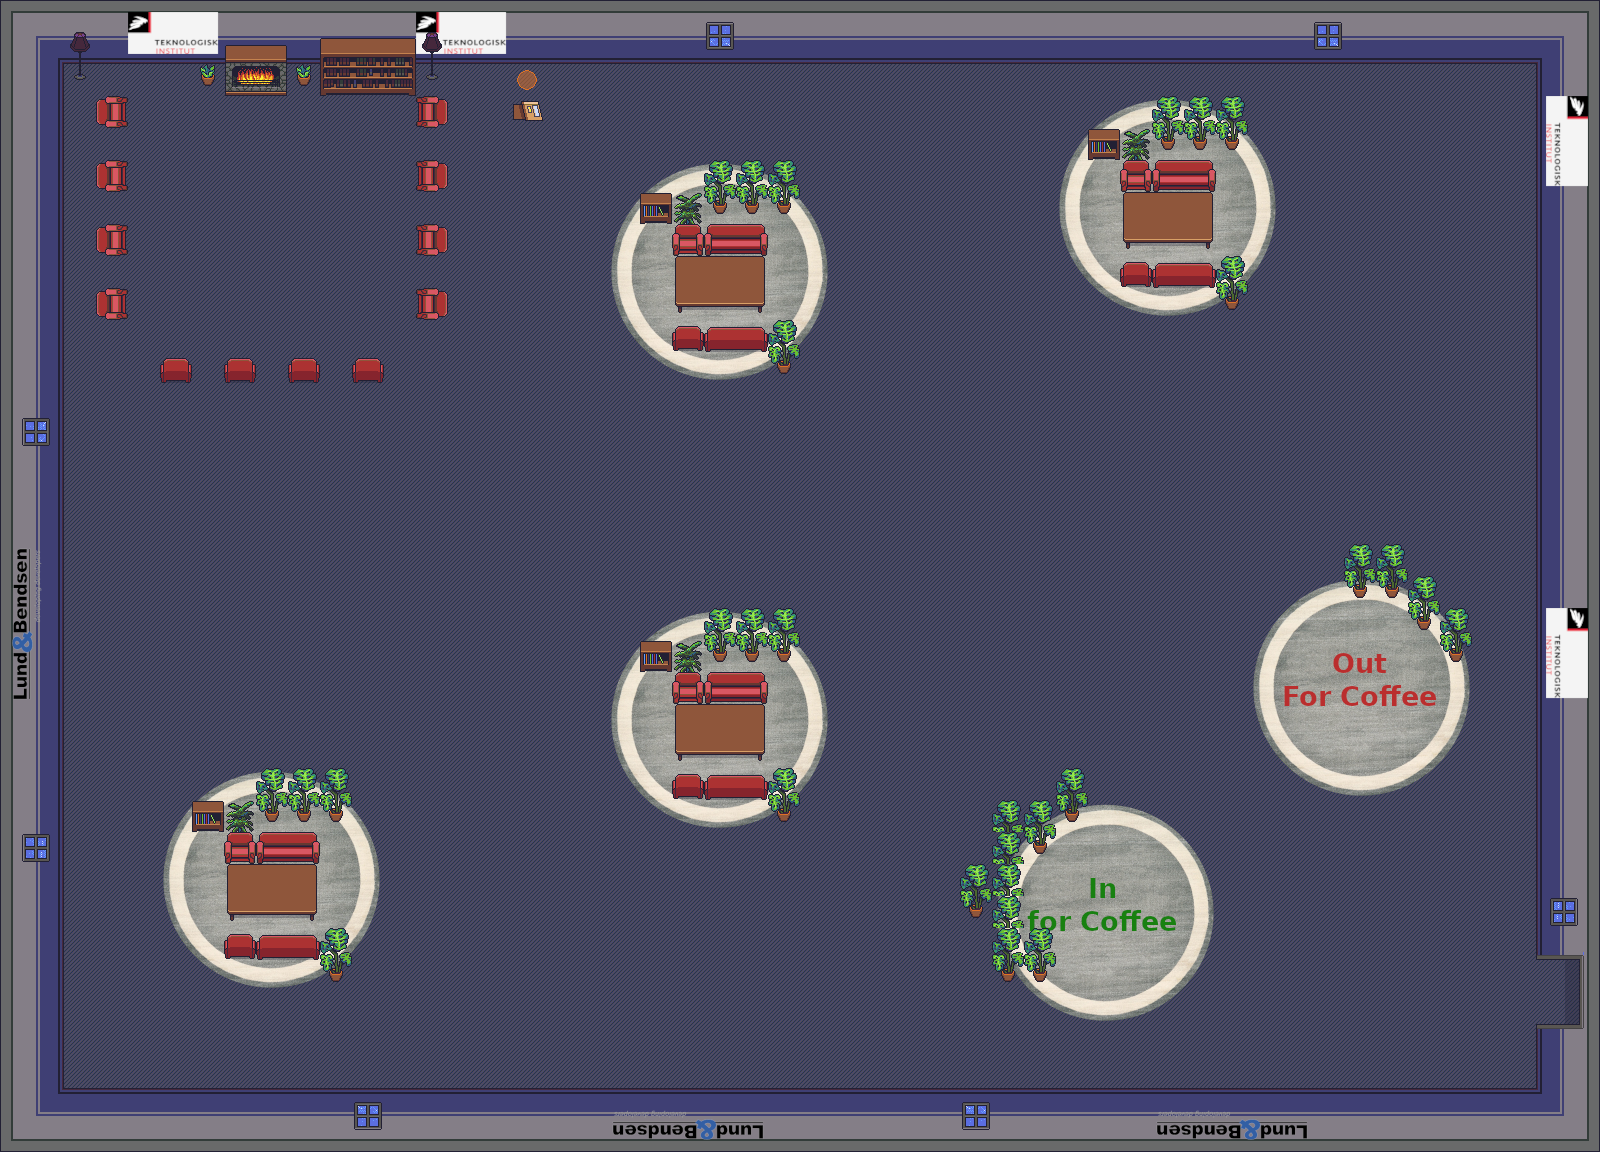

The image is a tile-based game level rendered from a .tmx file. Its description and source (layers, tilesets, objects; grid data summarised) follow:
An orthogonal 50x36 tile map with 32x32 px tiles, 5 tile layers (Floor, Walls, Logos, Foot, ...), 8 tilesets.

<map version="1.4" tiledversion="1.4.1" orientation="orthogonal" renderorder="right-down" width="50" height="36" tilewidth="32" tileheight="32" infinite="0" nextlayerid="10" nextobjectid="1">
 <tileset firstgid="1" source="../filesets/gather_floors_1.2.tsx" />
 <tileset firstgid="2561" source="../filesets/gather_walls_interior_1.5-logb.tsx" />
 <tileset firstgid="6061" source="../filesets/gather_walls_interior_1.5.tsx" />
 <tileset firstgid="9561" source="../filesets/gather_decoration_1.16.tsx" />
 <tileset firstgid="15321" source="../filesets/gather_chairs_1.3.tsx" />
 <tileset firstgid="15971" source="../filesets/gather_plants_1.2.tsx" />
 <tileset firstgid="16771" source="../filesets/logb-various-tiles.tsx" />
 <tileset firstgid="21395" source="../filesets/gather_tables_1.6.tsx" />
 <layer id="1" name="Floor" width="50" height="36">
  <data>[1800 cells, 1799 non-empty, 11 distinct tile ids]</data>
 </layer>
 <group id="9" name="Walls">
  <layer id="2" name="Walls" width="50" height="36">
   <data>[1800 cells, 328 non-empty, 16 distinct tile ids]</data>
  </layer>
  <layer id="8" name="Logos" width="50" height="36">
   <data>[1800 cells, 54 non-empty, 16 distinct tile ids]</data>
  </layer>
 </group>
 <layer id="3" name="Foot" width="50" height="36">
  <data>[1800 cells, 310 non-empty, 161 distinct tile ids]</data>
 </layer>
 <layer id="4" name="Knee" width="50" height="36">
  <data>[1800 cells, 126 non-empty, 19 distinct tile ids]</data>
 </layer>
</map>
